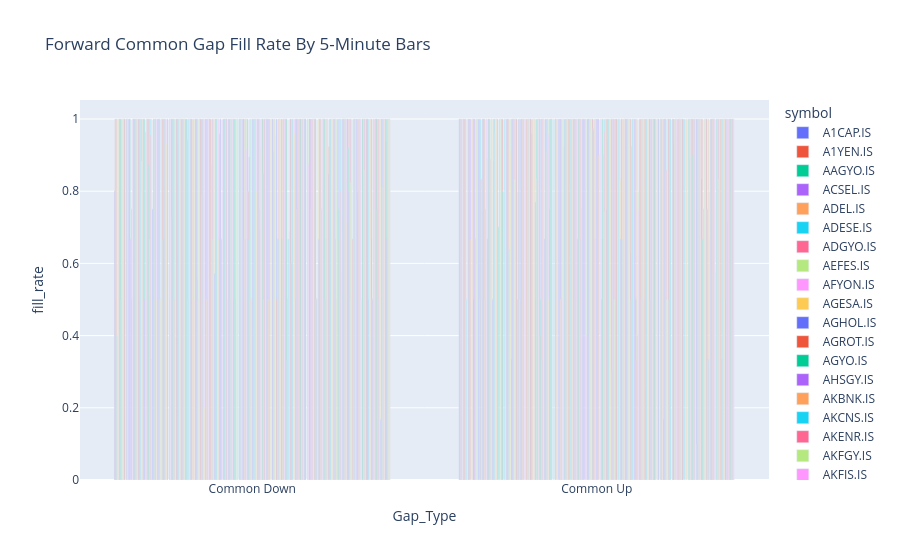

Notebook source saved alongside this figure:
### Markdown cell above
## 5. Common Gap Fill Validation

### Code cell
def build_common_gap_fill_events(frame: pd.DataFrame) -> pd.DataFrame:
    rows = []
    for symbol, symbol_frame in frame.sort_values(["symbol", "date"]).groupby("symbol", observed=True):
        symbol_frame = symbol_frame.reset_index(drop=True)
        common_events = symbol_frame[symbol_frame["Gap_Type"].isin(["Common Up", "Common Down"])]
        for event_index, event in common_events.iterrows():
            target = event["common_gap_fill_target"]
            future = symbol_frame.iloc[event_index + 1 :]
            if pd.isna(target) or future.empty:
                hit_index = None
            elif event["Gap_Type"] == "Common Up":
                hits = future[future["low"] <= target]
                hit_index = None if hits.empty else int(hits.index[0])
            else:
                hits = future[future["high"] >= target]
                hit_index = None if hits.empty else int(hits.index[0])

            rows.append(
                {
                    "symbol": symbol,
                    "Gap_Type": event["Gap_Type"],
                    "entry_time": event["date"],
                    "entry_open": event["open"],
                    "target": target,
                    "filled": hit_index is not None,
                    "fill_time": None if hit_index is None else symbol_frame.loc[hit_index, "date"],
                    "bars_to_fill": None if hit_index is None else hit_index - event_index,
                    "abs_gap_pct": abs(event["gap_pct"]),
                    "target_distance_pct": abs(event["open"] - target) / event["open"] if pd.notna(target) else np.nan,
                }
            )
    return pd.DataFrame(rows)

common_fill_events = build_common_gap_fill_events(features)
common_fill_report = (
    common_fill_events
    .groupby(["symbol", "Gap_Type"], observed=True)
    .agg(
        events=("entry_time", "size"),
        fill_rate=("filled", "mean"),
        median_bars_to_fill=("bars_to_fill", "median"),
        median_abs_gap_pct=("abs_gap_pct", "median"),
        avg_abs_gap_pct=("abs_gap_pct", "mean"),
        avg_target_distance_pct=("target_distance_pct", "mean"),
    )
    .reset_index()
)

display(common_fill_report)
log_step(
    "common_gap_fill_validation",
    total_common_events=len(common_fill_events),
    filled_events=int(common_fill_events["filled"].sum()) if not common_fill_events.empty else 0,
    median_bars_to_fill=common_fill_events["bars_to_fill"].median() if "bars_to_fill" in common_fill_events.columns else np.nan,
)
px.bar(
    common_fill_report,
    x="Gap_Type",
    y="fill_rate",
    color="symbol",
    barmode="group",
    text_auto=".1%",
    title="Forward Common Gap Fill Rate By 5-Minute Bars",
).show()
